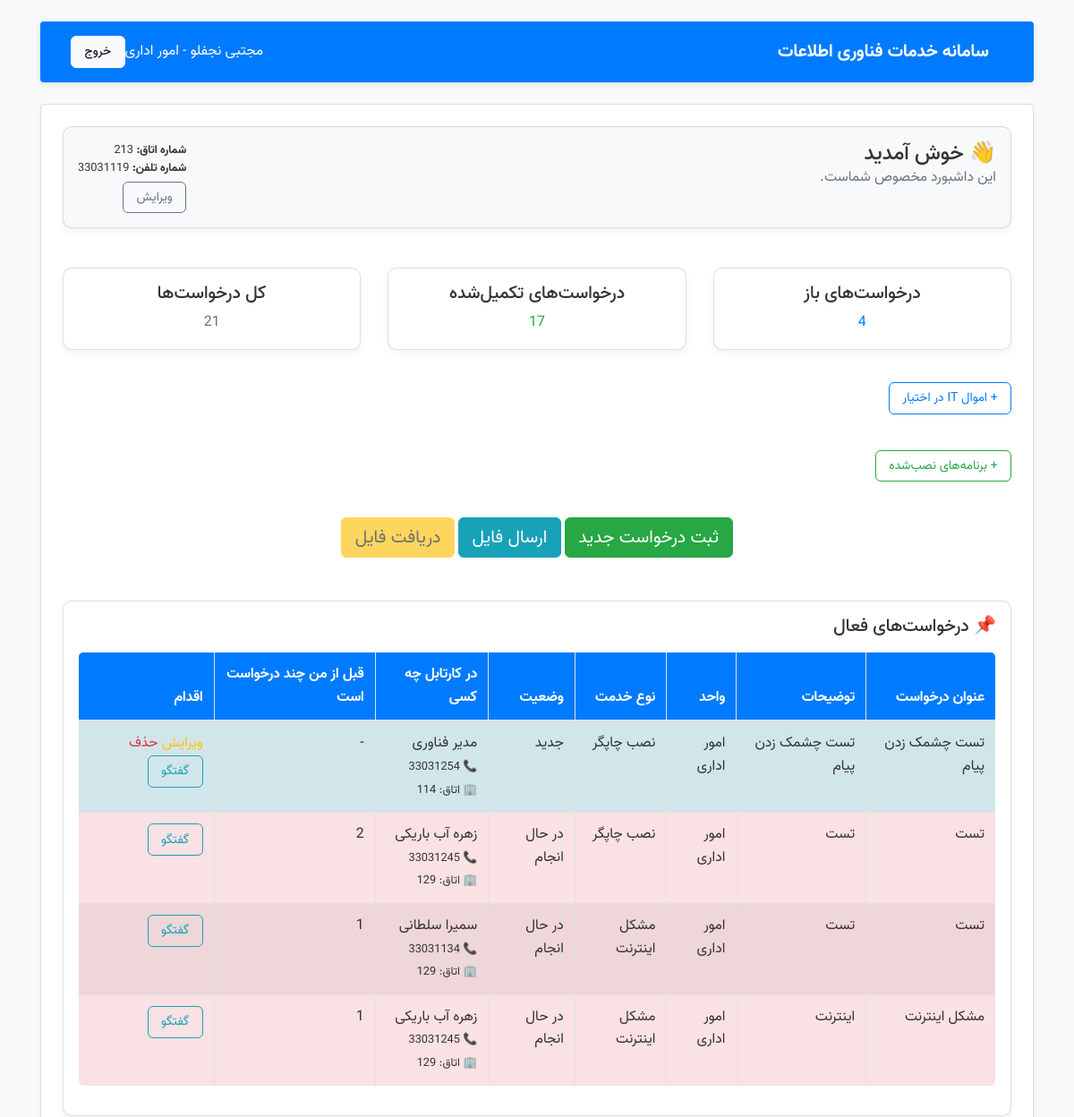
The page /tickets/user/ (signed in, upper part) on the database as committed earlier.
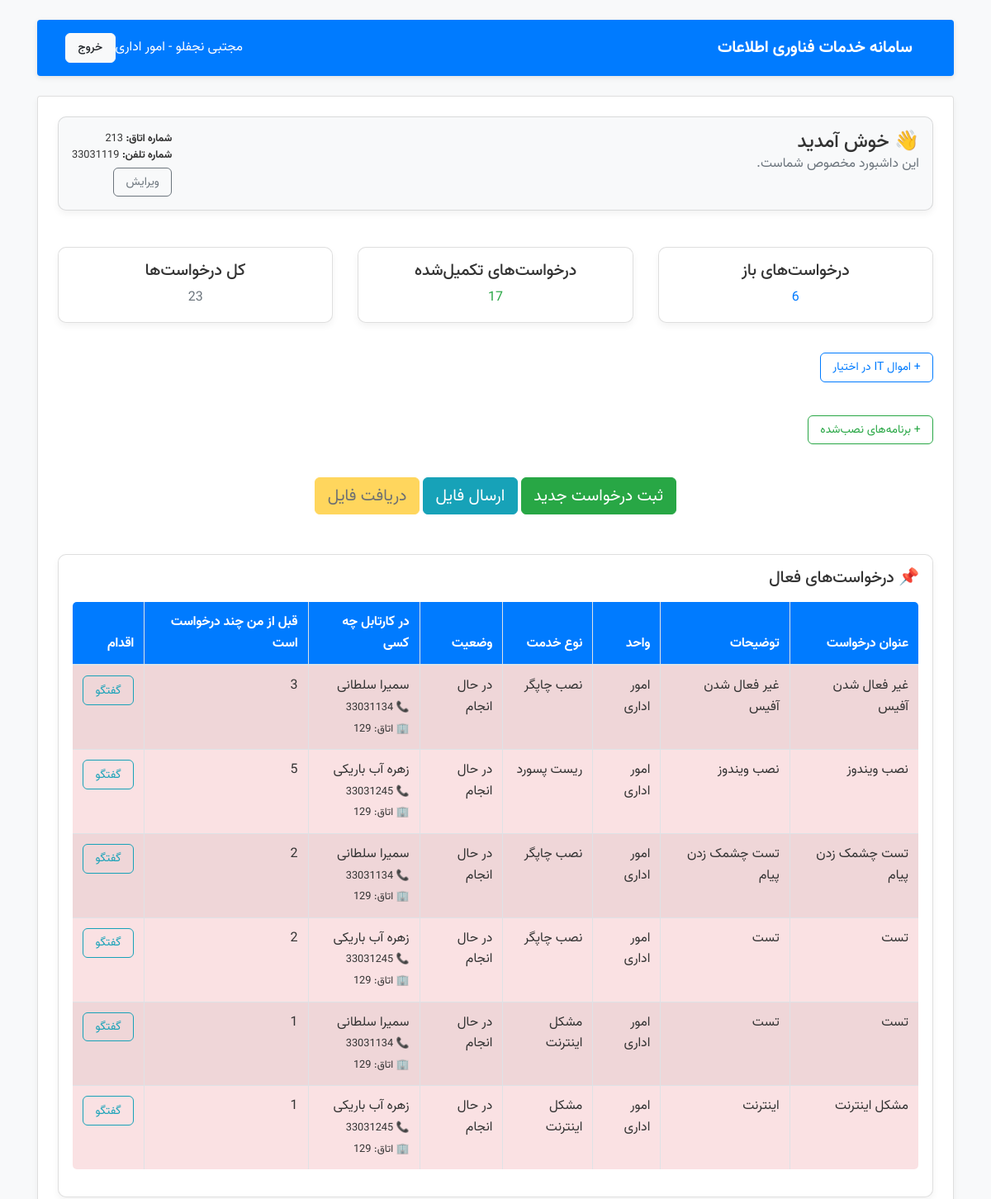
The same page on the database as committed later.
### tickets/models.py (models this page shows, shortened)
class Ticket(models.Model):
    title = models.CharField(max_length=200)
    description = models.TextField()
    requester = models.ForeignKey(User, related_name='tickets', on_delete=models.CASCADE)
    unit = models.ForeignKey(Unit, on_delete=models.SET_NULL, null=True)
    service_type = models.ForeignKey(ServiceType, on_delete=models.SET_NULL, null=True)
    status = models.CharField(max_length=20, choices=STATUS_CHOICES, default='new')
    assigned_to = models.ForeignKey(
        User,
        related_name='assigned_tickets',
        on_delete=models.SET_NULL,
        null=True,
        blank=True
    )
    created_at = models.DateTimeField(auto_now_add=True)
    updated_at = models.DateTimeField(auto_now=True)
    notified_to_expert = models.BooleanField(default=False)
    return_status = models.CharField(
        max_length=20,
        choices=RETURN_STATUS_CHOICES,
        default='none'
    )

class Unit(models.Model):
    name = models.CharField(max_length=100)
    description = models.TextField(blank=True)

class ServiceType(models.Model):
    name = models.CharField(max_length=100)
    description = models.TextField(blank=True)

class User(AbstractUser):
    role = models.CharField(max_length=20, choices=ROLE_CHOICES, default='user')
    unit = models.ForeignKey(Unit, on_delete=models.SET_NULL, null=True, blank=True)
    room_number = models.CharField(max_length=20, blank=True, null=True, verbose_name="شماره اتاق")
    phone_number = models.CharField(max_length=20, blank=True, null=True, verbose_name="شماره تلفن اتاق")

### tickets/views.py (the view)
# urls.py: path('user/', views.user_dashboard, name='user_dashboard'),
@login_required
def user_dashboard(request):
    active_tickets = Ticket.objects.filter(requester=request.user).exclude(status='done').order_by('-created_at')
    done_tickets = Ticket.objects.filter(requester=request.user, status='done').order_by('-created_at')
    for t in list(active_tickets) + list(done_tickets):
        if t.assigned_to:
            t.before_count = Ticket.objects.filter(
                assigned_to=t.assigned_to,
                status__in=['new', 'in_progress'],
                created_at__lt=t.created_at
            ).count()
        else:
            t.before_count = None
        t.has_unread = t.messages.filter(~Q(sender=request.user), is_read=False).exists()
    incoming_file = FileTransfer.objects.filter(receiver=request.user, downloaded=False).exists()
    outgoing_wait = FileTransfer.objects.filter(sender=request.user, downloaded=False).exists()
    managers = User.objects.filter(role='manager')
    hardwares = Hardware.objects.filter(user=request.user)
    softwares = Software.objects.filter(user=request.user)
    return render(request, 'tickets/user_dashboard.html', {
        'active_tickets': active_tickets,
        'done_tickets': done_tickets,
        'open_requests': active_tickets.count(),
        'closed_requests': done_tickets.count(),
        'total_requests': active_tickets.count() + done_tickets.count(),
        'incoming_file': incoming_file,
        'outgoing_wait': outgoing_wait,
        'managers': managers,
        'hardwares': hardwares,     # 👈 ارسال به قالب
        'softwares': softwares      # 👈 ارسال به قالب
    })

### tickets/templates/tickets/user_dashboard.html (shortened to what this page needs)
{% extends 'tickets/dashboard_base.html' %}
{% block content %}
{{ block.super }}
<div class="mt-3 mb-4">
    <button class="btn btn-outline-primary btn-sm" type="button"
            data-bs-toggle="collapse" data-bs-target="#hardwareList"
            aria-expanded="false" aria-controls="hardwareList">
        + اموال IT در اختیار
    </button>
</div>
<div class="mt-3 mb-4">
    <button class="btn btn-outline-success btn-sm" type="button"
            data-bs-toggle="collapse" data-bs-target="#softwareList"
            aria-expanded="false" aria-controls="softwareList">
        + برنامه‌های نصب‌شده
    </button>
</div>
<div class="mt-3 mb-4 text-center">
    <a href="{% url 'new_request' %}" class="btn btn-success btn-lg">ثبت درخواست جدید</a>
    {% if not outgoing_wait %}
        <a href="{% url 'send_file' %}" class="btn btn-info btn-lg">ارسال فایل</a>
    {% else %}
        <button class="btn btn-info btn-lg" disabled>ارسال فایل</button>
    {% endif %}
    {% if incoming_file %}
        <a href="{% url 'receive_file' %}" class="btn btn-warning btn-lg">دریافت فایل</a>
    {% else %}
        <button class="btn btn-warning btn-lg" disabled>دریافت فایل</button>
    {% endif %}
</div>
<div class="card p-3 shadow-sm mt-4">
    <h5 class="fw-bold mb-3">📌 درخواست‌های فعال</h5>
    <div id="active-tickets-table">
        {% include 'tickets/_user_table_active.html' with tickets=active_tickets %}
    </div>
</div>
{% endblock %}

### tickets/templates/tickets/dashboard_base.html
{% extends 'tickets/base.html' %}
{% load custom_tags %}
{% block content %}
<div class="row mb-4">
    <div class="col-12">
        <div class="card p-3 shadow-sm bg-light d-flex flex-column">
            <div class="d-flex justify-content-between align-items-start">
                <div>
                    <h4 class="fw-bold mb-0">👋 خوش آمدید </h4>
                    <p class="text-muted mb-2">این داشبورد مخصوص شماست.</p>
                </div>
                <div class="text-end">
                    {% if not request.user.room_number or not request.user.phone_number %}
                        <span class="text-danger small d-block mb-1">
                            لطفا شماره تماس خود را صحیح وارد کنید.
                        </span>
                        <a href="{% url 'edit_contact_info' %}" class="btn btn-outline-primary btn-sm">
                            ثبت اطلاعات تماس
                        </a>
                    {% else %}
                        <div class="small">
                            <strong>شماره اتاق:</strong> {{ request.user.room_number }}<br>
                            <strong>شماره تلفن:</strong> {{ request.user.phone_number }}
                        </div>
                        <a href="{% url 'edit_contact_info' %}" class="btn btn-outline-secondary btn-sm mt-1">
                            ویرایش
                        </a>
                    {% endif %}
                </div>
            </div>
        </div>
    </div>
</div>
<div class="row g-3">
    <div class="col-md-4">
        <div class="card text-center p-3 shadow-sm">
            <h5 class="fw-bold">درخواست‌های باز</h5>
            <p class="fs-2 text-primary mb-0">{{ open_requests }}</p>
        </div>
    </div>
    <div class="col-md-4">
        <div class="card text-center p-3 shadow-sm">
            <h5 class="fw-bold">درخواست‌های تکمیل‌شده</h5>
            <p class="fs-2 text-success mb-0">{{ closed_requests }}</p>
        </div>
    </div>
    <div class="col-md-4">
        <div class="card text-center p-3 shadow-sm">
            <h5 class="fw-bold">کل درخواست‌ها</h5>
            <p class="fs-2 text-secondary mb-0">{{ total_requests }}</p>
        </div>
    </div>
</div>
{% endblock %}

### tickets/templates/tickets/_user_table_active.html
<table class="table table-striped table-bordered">
    <thead>
        <tr>
            <th>عنوان درخواست</th>
            <th>توضیحات</th>
            <th>واحد</th>
            <th>نوع خدمت</th>
            <th>وضعیت</th>
            <th>در کارتابل چه کسی</th>
            <th>قبل از من چند درخواست است</th>
            <th>اقدام</th>
        </tr>
    </thead>
    <tbody>
    {% for t in tickets %}
    <tr>
        <td style="{% if t.status == 'done' %}background-color: rgba(40,167,69,0.15);
                    {% elif t.status == 'in_progress' %}background-color: rgba(220,53,69,0.15);
                    {% else %}background-color: rgba(23,162,184,0.15);{% endif %}">
            {{ t.title }}
        </td>
        <td style="{% if t.status == 'done' %}background-color: rgba(40,167,69,0.15);
                    {% elif t.status == 'in_progress' %}background-color: rgba(220,53,69,0.15);
                    {% else %}background-color: rgba(23,162,184,0.15);{% endif %}">
            {{ t.description }}
        </td>
        <td style="{% if t.status == 'done' %}background-color: rgba(40,167,69,0.15);
                    {% elif t.status == 'in_progress' %}background-color: rgba(220,53,69,0.15);
                    {% else %}background-color: rgba(23,162,184,0.15);{% endif %}">
            {{ t.unit.name }}
        </td>
        <td style="{% if t.status == 'done' %}background-color: rgba(40,167,69,0.15);
                    {% elif t.status == 'in_progress' %}background-color: rgba(220,53,69,0.15);
                    {% else %}background-color: rgba(23,162,184,0.15);{% endif %}">
            {{ t.service_type.name }}
        </td>
        <td style="{% if t.status == 'done' %}background-color: rgba(40,167,69,0.15);
                    {% elif t.status == 'in_progress' %}background-color: rgba(220,53,69,0.15);
                    {% else %}background-color: rgba(23,162,184,0.15);{% endif %}">
            {{ t.get_status_display }}
        </td>
        <td style="{% if t.status == 'done' %}background-color: rgba(40,167,69,0.15);
                    {% elif t.status == 'in_progress' %}background-color: rgba(220,53,69,0.15);
                    {% else %}background-color: rgba(23,162,184,0.15);{% endif %}">
            {% if t.assigned_to %}
                {{ t.assigned_to.get_full_name }}
                <br>
                <small>📞 {{ t.assigned_to.phone_number|default:"-" }}</small>
                <br>
                <small>🏢 اتاق: {{ t.assigned_to.room_number|default:"-" }}</small>
            {% else %}
                مدیر فناوری
                {% with manager=managers.0 %}
                    <br>
                    <small>📞 {{ manager.phone_number|default:"-" }}</small>
                    <br>
                    <small>🏢 اتاق: {{ manager.room_number|default:"-" }}</small>
                {% endwith %}
            {% endif %}
        </td>
        <td style="{% if t.status == 'done' %}background-color: rgba(40,167,69,0.15);
                    {% elif t.status == 'in_progress' %}background-color: rgba(220,53,69,0.15);
                    {% else %}background-color: rgba(23,162,184,0.15);{% endif %}">
            {% if t.before_count is not None %}
                {{ t.before_count }}
            {% else %}
                -
            {% endif %}
        </td>
        <td style="{% if t.status == 'done' %}background-color: rgba(40,167,69,0.15);
                    {% elif t.status == 'in_progress' %}background-color: rgba(220,53,69,0.15);
                    {% else %}background-color: rgba(23,162,184,0.15);{% endif %}">
            {% if t.status == 'new' and not t.assigned_to %}
                <a href="{% url 'edit_request' t.id %}" class="text-warning fw-bold me-2" style="text-decoration:none;">
                    ویرایش
                </a>
                <a href="{% url 'delete_request' t.id %}" class="text-danger fw-bold me-2" style="text-decoration:none;"
                   onclick="return confirm('آیا مطمئن هستید؟')">
                    حذف
                </a>
            {% endif %}
            {% if t.has_unread %}
                <a href="{% url 'ticket_messages' t.id %}" class="btn btn-sm btn-outline-info blink">پیام جدید</a>
            {% else %}
                <a href="{% url 'ticket_messages' t.id %}" class="btn btn-sm btn-outline-info">گفتگو</a>
            {% endif %}
        </td>
    </tr>
    {% empty %}
    <tr>
        <td colspan="8" class="text-center">هیچ درخواست ثبت نشده است.</td>
    </tr>
    {% endfor %}
    </tbody>
</table>

Rows that differ between the two databases and show on the page:
no longer on this page (row edited): User: phone_number "33031254", room_number "114"
added Ticket: title "غیر فعال شدن آفیس", description "غیر فعال شدن آفیس", unit.name "امور اداری", service_type.name "نصب چاپگر", status "در حال انجام", assigned_to.get_full_name "سمیرا سلطانی", assigned_to.phone_number "33031134", assigned_to.room_number "129", before_count "3", shows "گفتگو"
added Ticket: title "نصب ویندوز", description "نصب ویندوز", unit.name "امور اداری", service_type.name "ریست پسورد", status "در حال انجام", assigned_to.get_full_name "زهره آب باریکی", assigned_to.phone_number "33031245", assigned_to.room_number "129", before_count "5", shows "گفتگو"
changed Ticket "تست چشمک زدن پیام": status "جدید" → "در حال انجام"; assigned_to.get_full_name (not shown) → "سمیرا سلطانی"; assigned_to.phone_number (not shown) → "33031134"; assigned_to.room_number (not shown) → "129"; before_count (not shown) → "2"; no longer shows "مدیر فناوری"; no longer shows "- ویرایش حذف"
Other text that changed with them:
{{ open_requests }}: "4" → "6"
{{ total_requests }}: "21" → "23"
